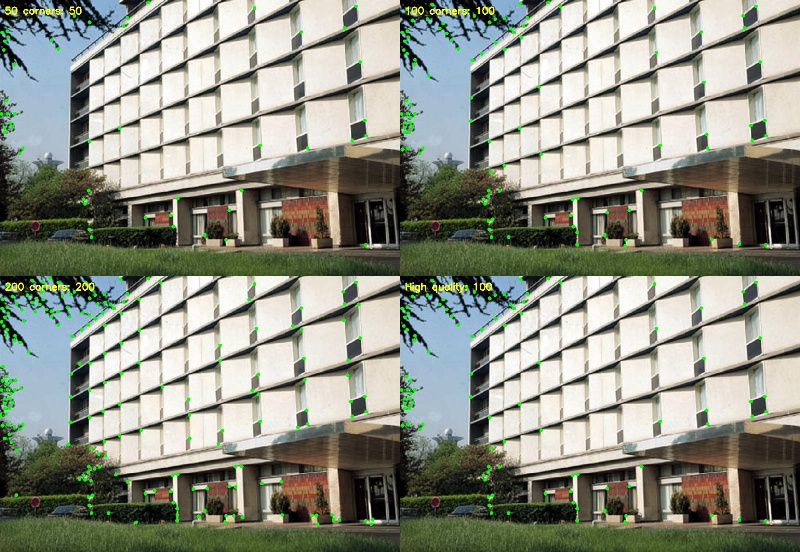
#> input picture Modul-07-Deteksi-Fitur-dan-Pencocokan/praktikum/output/shi_tomasi_comparison.jpg, 800 x 552 px
$ python -i 02_shi_tomasi.py   (imports and definitions only)
#> lines starting #> are read from the running program, lines starting #| are printed output that depends on the picture
"""
=============================================================================
PRAKTIKUM 2: SHI-TOMASI CORNER DETECTION (Good Features to Track)
=============================================================================
Deskripsi:
    Program ini mendemonstrasikan algoritma Shi-Tomasi yang merupakan
    perbaikan dari Harris Corner Detection. Shi-Tomasi menggunakan
    minimum eigenvalue sebagai kriteria, menghasilkan corner yang lebih
    cocok untuk tracking.

Konsep Utama:
    - Harris: R = λ1*λ2 - k*(λ1+λ2)²
    - Shi-Tomasi: R = min(λ1, λ2)
    - Corner yang baik untuk tracking lebih stabil

Perbedaan dengan Harris:
    - Lebih stabil untuk aplikasi tracking
    - Hasil lebih konsisten antar frame
    - Digunakan dalam Lucas-Kanade optical flow

Aplikasi Dunia Nyata:
    - Video tracking (mengikuti objek bergerak)
    - Stabilisasi video
    - Motion estimation
    - SLAM (Simultaneous Localization and Mapping)

=============================================================================
PARAMETER YANG BISA DIUBAH (Silakan eksperimen!)
=============================================================================
"""

# ===================== PARAMETER YANG BISA DIUBAH =====================
# Jumlah maksimum corner yang ingin dideteksi
# Algoritma akan memilih N corner terbaik
MAX_CORNERS = 100  # Coba ubah: 50, 100, 200, 500

# Quality level (0-1) - minimum eigenvalue ratio
# Corner dengan quality < qualityLevel * maxQuality akan dibuang
QUALITY_LEVEL = 0.01  # Coba ubah: 0.005, 0.01, 0.05, 0.1

# Jarak minimum antar corner (dalam pixel)
# Corner yang terlalu dekat akan digabung
MIN_DISTANCE = 10  # Coba ubah: 5, 10, 20, 30

# Ukuran block untuk perhitungan corner
BLOCK_SIZE = 3  # Coba ubah: 3, 5, 7

# Gunakan Harris detector sebagai basis? (True/False)
USE_HARRIS = False  # Coba ubah: True, False

# K parameter jika USE_HARRIS = True
K_HARRIS = 0.04  # Coba ubah: 0.04, 0.06

# Warna dan ukuran marker
CORNER_COLOR = (0, 255, 0)  # Hijau
CIRCLE_RADIUS = 5  # Coba ubah: 3, 5, 7, 10
# ======================================================================

import cv2
import numpy as np
import os
import time
# REFERENSI: Lihat CV2_FUNCTIONS_REFERENCE.py untuk dokumentasi lengkap cv2 functions


def get_script_dir():
    """Mendapatkan direktori script ini berada"""
    return os.path.dirname(os.path.abspath(__file__))

# [45 lines left out: function shi_tomasi_detection, not called in this run]

def compare_parameters(image_path):
    """
    Membandingkan hasil dengan berbagai parameter
    """
#> called with image_path = 'output/shi_tomasi_comparison.jpg'
    img = cv2.imread(image_path)
#> img is the input picture: shape (552, 800, 3); mean B, G, R 132.5, 145.5, 142.3
    if img is None:
        return None

    gray = cv2.cvtColor(img, cv2.COLOR_BGR2GRAY)
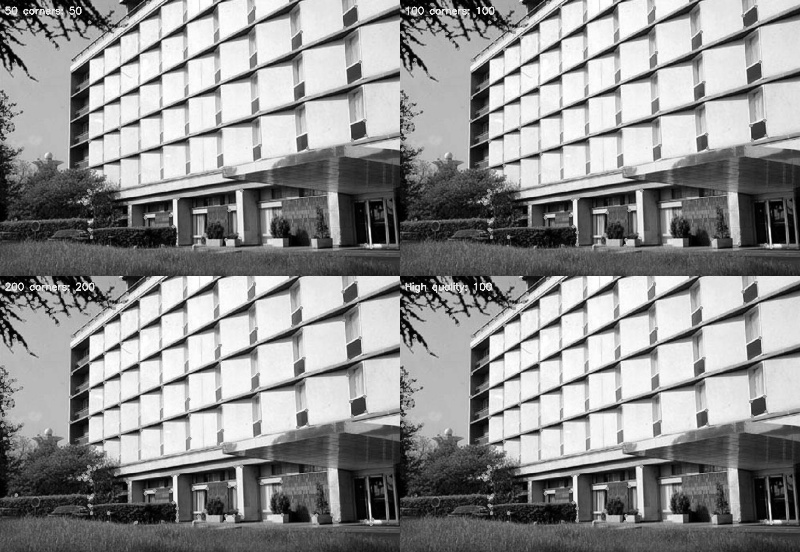
#> gray: shape (552, 800); min 0, max 255, mean 143

    # Parameter berbeda untuk perbandingan
    param_sets = [
        {"maxCorners": 50, "qualityLevel": 0.01, "minDistance": 10, "label": "50 corners"},
        {"maxCorners": 100, "qualityLevel": 0.01, "minDistance": 10, "label": "100 corners"},
        {"maxCorners": 200, "qualityLevel": 0.01, "minDistance": 10, "label": "200 corners"},
        {"maxCorners": 100, "qualityLevel": 0.05, "minDistance": 10, "label": "High quality"},
    ]

    results = []

    for params in param_sets:
        result = img.copy()

        corners = cv2.goodFeaturesToTrack(
            gray,
            maxCorners=params["maxCorners"],
            qualityLevel=params["qualityLevel"],
            minDistance=params["minDistance"],
            blockSize=3
        )

        if corners is not None:
            corners = np.int32(corners)
            for corner in corners:
                x, y = corner.ravel()
                cv2.circle(result, (x, y), 4, (0, 255, 0), -1)

        # Tambah label
        label = f"{params['label']}: {len(corners) if corners is not None else 0}"

        # Penjelasan parameter cv2.putText:
        # cv2.putText(image, text, org, fontFace, fontScale, color, thickness, lineType)
        # - image: gambar target
        # - text: teks yang akan ditulis
        # - org: posisi (x, y) kiri-bawah teks
        # - fontFace: jenis font
        # - fontScale: skala ukuran font
        # - color: warna (BGR)
        # - thickness: ketebalan teks
        # - lineType: tipe garis (opsional)
        cv2.putText(result, label, (10, 30), cv2.FONT_HERSHEY_SIMPLEX,
                    0.7, (0, 255, 255), 2)

        results.append(result)
#> this loop made 4 passes
#> label on passes 1 to 4: '50 corners: 50', '100 corners: 100', '200 corners: 200', 'High quality: 100'
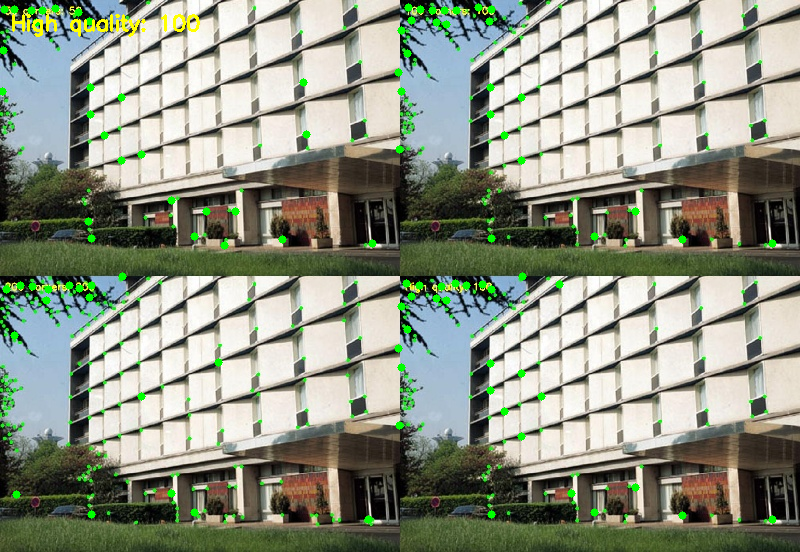
#> result: shape (552, 800, 3); mean B, G, R 131, 147.2, 141.4
#> after the loop, results = 4 items

    # Resize dan gabungkan
    max_width = 400
    h, w = results[0].shape[:2]
#> h = 552; w = 800
    if w > max_width:
        scale = max_width / w
#> scale = 0.5
        results = [cv2.resize(r, None, fx=scale, fy=scale) for r in results]

    # Gabung 2x2
    row1 = np.hstack([results[0], results[1]])
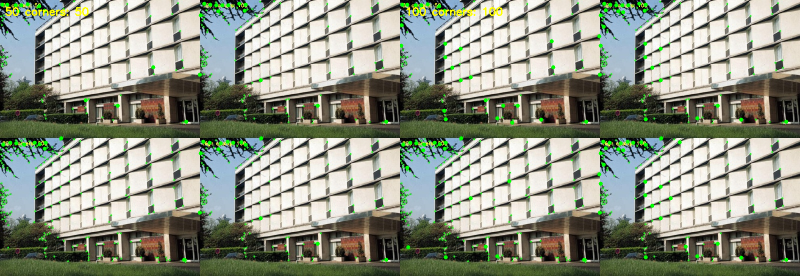
#> row1: shape (276, 800, 3); mean of channels 0, 1, 2 131.5, 147, 141.8; drawn as B, G, R
    row2 = np.hstack([results[2], results[3]])
    comparison = np.vstack([row1, row2])
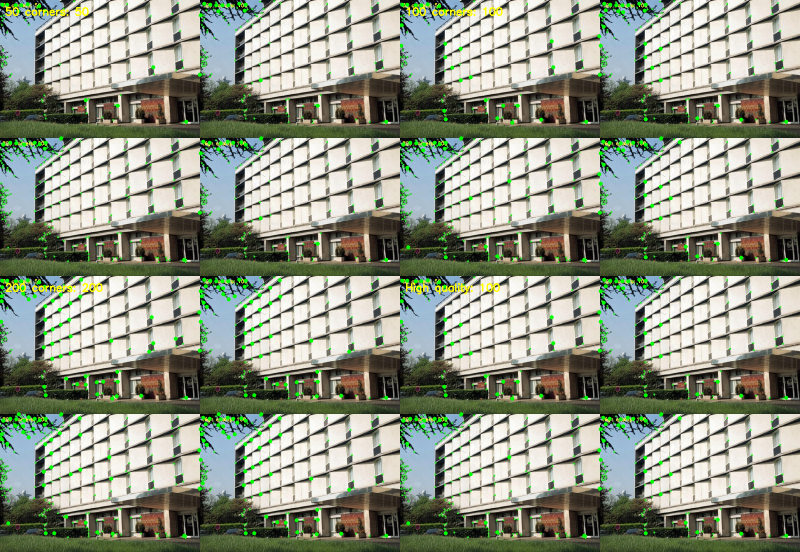
#> comparison: shape (552, 800, 3); mean of channels 0, 1, 2 131, 147.5, 141.4; drawn as B, G, R

    return comparison

# [110 lines left out: function main, not called in this run]

# [2 lines not run here, left out]

>>> result = compare_parameters('output/shi_tomasi_comparison.jpg')

$ run again, on Modul-07-Deteksi-Fitur-dan-Pencocokan/praktikum/output/akaze_building.jpg
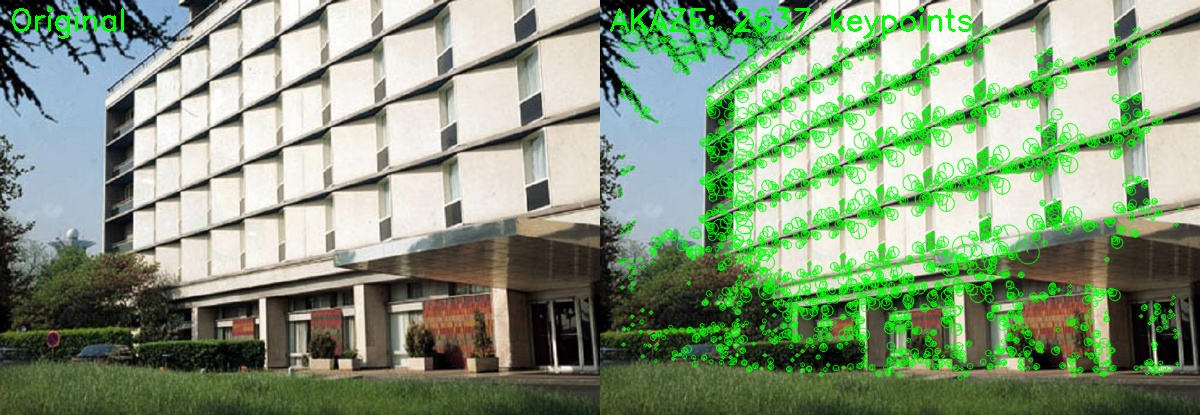
#> input picture Modul-07-Deteksi-Fitur-dan-Pencocokan/praktikum/output/akaze_building.jpg, 1200 x 415 px
#> in compare_parameters, img is the input picture: shape (415, 1200, 3); mean B, G, R 123.4, 152.4, 132.1
#> in compare_parameters, `gray = cv2.cvtColor(img, cv2.COLOR_BGR2GRAY)`:
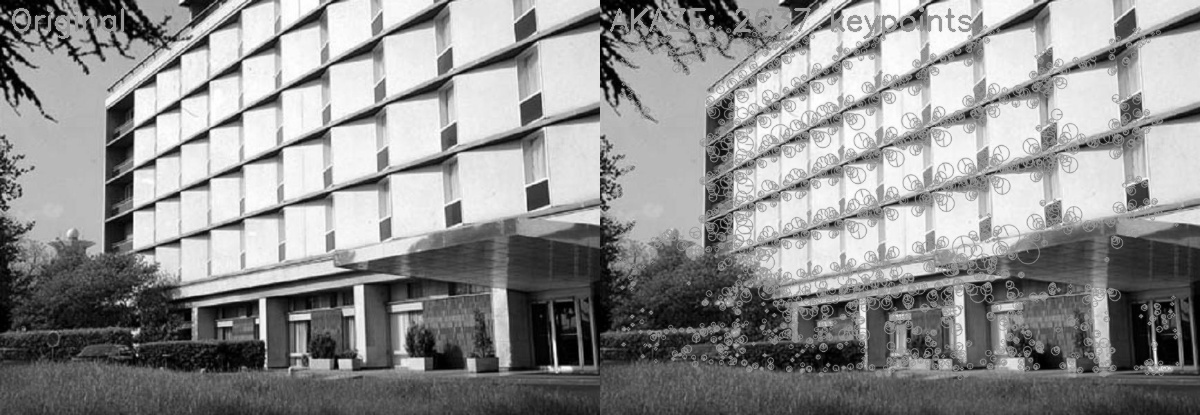
#> gray: shape (415, 1200); min 0, max 255, mean 143
#> the loop in compare_parameters, `for params in param_sets:` made 4 passes
#> label on passes 1 to 4: '50 corners: 50', '100 corners: 100', '200 corners: 200', 'High quality: 100'
#> after the loop in compare_parameters, `for params in param_sets:`: results = 4 items
#> in compare_parameters, `comparison = np.vstack([row1, row2])`:
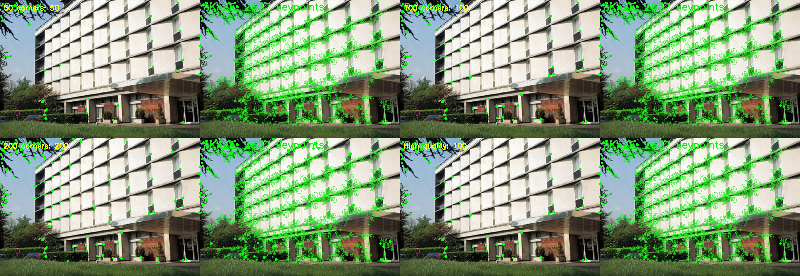
#> comparison: shape (276, 800, 3); mean of channels 0, 1, 2 122.4, 154.3, 131.7; drawn as B, G, R

$ run again, on Modul-07-Deteksi-Fitur-dan-Pencocokan/praktikum/output/akaze_butterfly.jpg
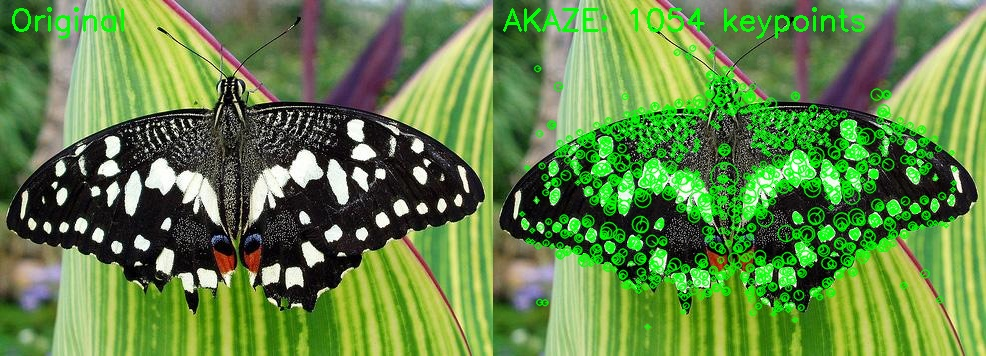
#> input picture Modul-07-Deteksi-Fitur-dan-Pencocokan/praktikum/output/akaze_butterfly.jpg, 986 x 356 px
#> in compare_parameters, img is the input picture: shape (356, 986, 3); mean B, G, R 70.5, 134.7, 99
#> in compare_parameters, `gray = cv2.cvtColor(img, cv2.COLOR_BGR2GRAY)`:
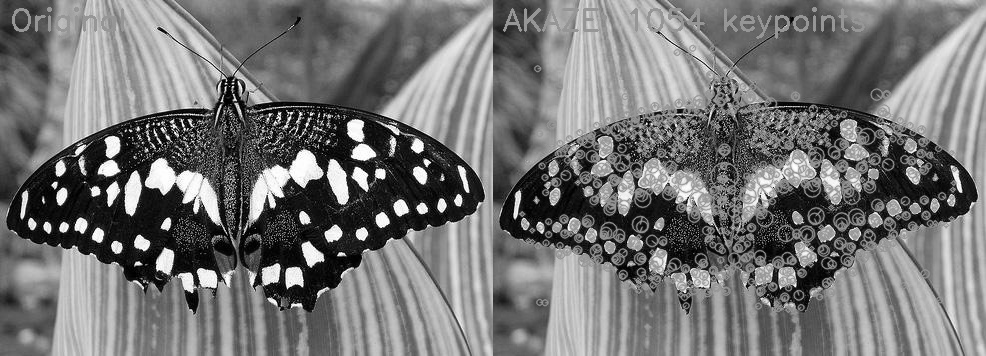
#> gray: shape (356, 986); min 0, max 255, mean 116.7
#> the loop in compare_parameters, `for params in param_sets:` made 4 passes
#> label on passes 1 to 4: '50 corners: 50', '100 corners: 100', '200 corners: 200', 'High quality: 100'
#> after the loop in compare_parameters, `for params in param_sets:`: results = 4 items
#> in compare_parameters, `comparison = np.vstack([row1, row2])`:
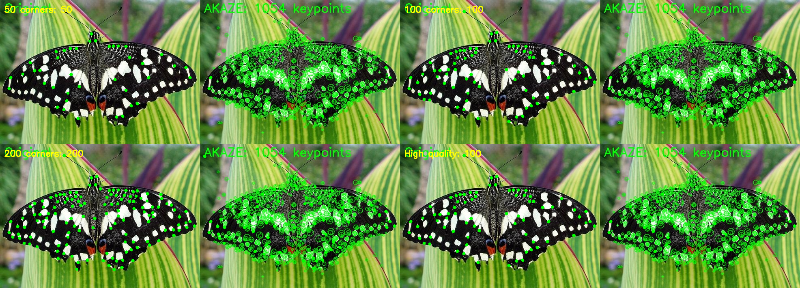
#> comparison: shape (288, 800, 3); mean of channels 0, 1, 2 68.9, 137.2, 97.9; drawn as B, G, R
